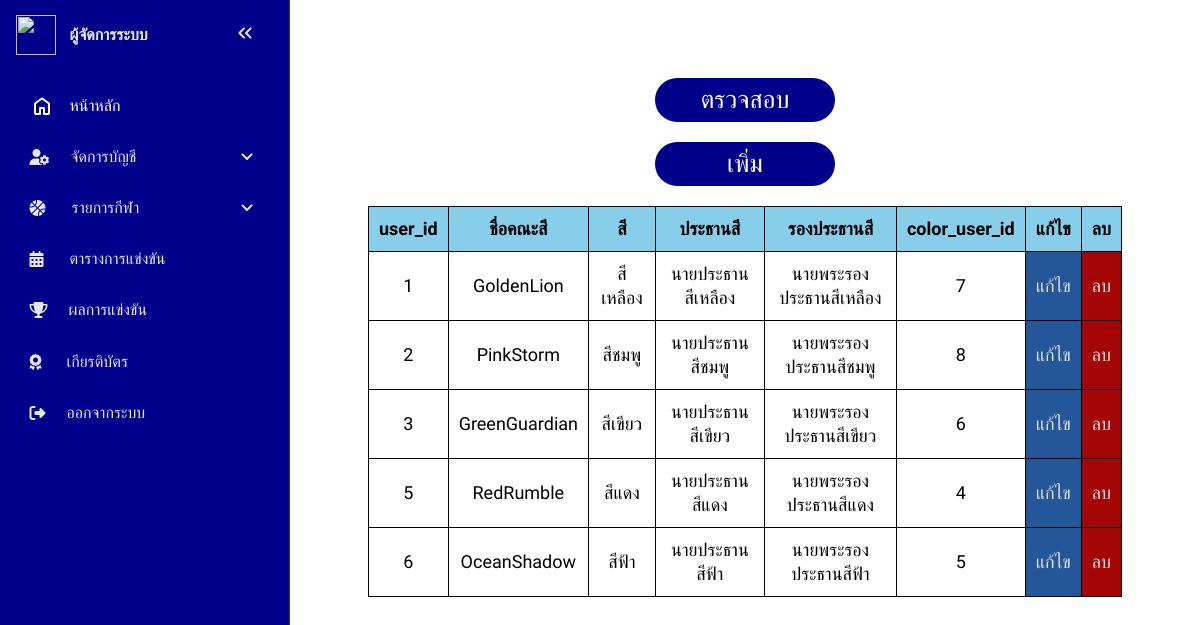
Page /admin_system.php?page=admin_sport&sub_page=view (signed in) on the committed database.
### tables this page shows
CREATE TABLE `colors` (
  `color_id` int(2) NOT NULL,
  `color_name` varchar(128) NOT NULL,
  `color_color` varchar(32) NOT NULL,
  `color_president` varchar(32) NOT NULL,
  `color_vice-president` varchar(32) NOT NULL,
  `color_id_user` int(6) NOT NULL
);

### admin/view/view_admin_sport.php (the view)
<body>
	<center>
		<div class="table_container">
	<table class="table_all">
		<tr>
			<th>user_id</th>
			<th>ชื่อคณะสี</th>
			<th>สี</th>
			<th>ประธานสี</th>
			<th>รองประธานสี</th>
			<th>color_user_id</th>
			<th>แก้ไข</th>
			<th>ลบ</th>
		</tr>
		<?php
			$sql_view_admin_sport = "SELECT * FROM `colors`";
			$result_view_admin_sport = mysqli_query($conn, $sql_view_admin_sport);
			if (mysqli_num_rows($result_view_admin_sport) > 0) {
				while ($row_view_admin_sport = mysqli_fetch_assoc($result_view_admin_sport)) {
					echo "<tr>
							<td>".$row_view_admin_sport['color_id']."</td>
							<td>".$row_view_admin_sport['color_name']."</td>
							<td>".$row_view_admin_sport['color_color']."</td>
							<td>".$row_view_admin_sport['color_president']."</td>
							<td>".$row_view_admin_sport['color_vice-president']."</td>
							<td>".$row_view_admin_sport['color_id_user']."</td>
							<td class=edit><a href=\"admin_system.php?page=admin_sport&sub_page=edit&color_id=".$row_view_admin_sport['color_id']."\">แก้ไข</a></td>
							<td class=del><a href=\"admin_system.php?page=admin_sport&sub_page=delete&color_id=".$row_view_admin_sport['color_id']."\">ลบ</a></td>
						</tr>";
				}
			}else{
				echo "something is wrong..";
			}
		 ?>
	</table>
	</div>
	</center>
</body>
</html>

### element/styles_admin_old.css (style rules this page uses)
* { margin: 0; padding: 0; box-sizing: border-box; text-decoration: none; list-style: none; font-family: "Mitr", sans-serif; }
:root { --base-clr: #11121a; --line-clr: #42434a; --hover-clr: #222533; --text-clr: #e6e6ef; --accent-clr: #5e63ff; --secondary-text-clr: #b0b3c1; }
body { min-height: 100vh; min-height: 100dvh; color: #444444; display: grid; grid-template-columns: auto 1fr ; line-height: 1.5rem; height: -webkit-fill-available; }

### element/styles_admin_sport.css (style rules this page uses)
* { margin: 0; padding: 0; box-sizing: border-box; text-decoration: none; list-style: none; font-family: "Mitr", sans-serif; }
.table_all, th, td { border: 1px solid black; border-collapse: collapse; padding: 10px; }
.table_container { overflow-x: auto; -webkit-overflow-scrolling: touch; }
.table_all { border-top-left-radius: 10px; border-bottom-left-radius: 20px; }
tr { background-color: skyblue; color: black; font-size: 18px; cursor: pointer; }
td { background-color: white; text-align: center; transition: 0.3s ease; cursor: pointer; }
.edit { background-color: rgb(36, 87, 154); cursor: pointer; }
.del { background-color: rgb(164, 6, 6); }
.edit a { color: #e1e1e1; }
.del a { color: #e1e1e1; }

### rows in the picture
colors: color_id "1", color_name "GoldenLion", color_color "สีเหลือง", color_president "นายประธาน สีเหลือง", value "นายพระรอง ประธานสีเหลือง", color_id_user "7"
colors: color_id "2", color_name "PinkStorm", color_color "สีชมพู", color_president "นายประธาน สีชมพู", value "นายพระรอง ประธานสีชมพู", color_id_user "8"
colors: color_id "3", color_name "GreenGuardian", color_color "สีเขียว", color_president "นายประธาน สีเขียว", value "นายพระรอง ประธานสีเขียว", color_id_user "6"
colors: color_id "5", color_name "RedRumble", color_color "สีแดง", color_president "นายประธาน สีแดง", value "นายพระรอง ประธานสีแดง", color_id_user "4"
colors: color_id "6", color_name "OceanShadow", color_color "สีฟ้า", color_president "นายประธาน สีฟ้า", value "นายพระรอง ประธานสีฟ้า", color_id_user "5"
